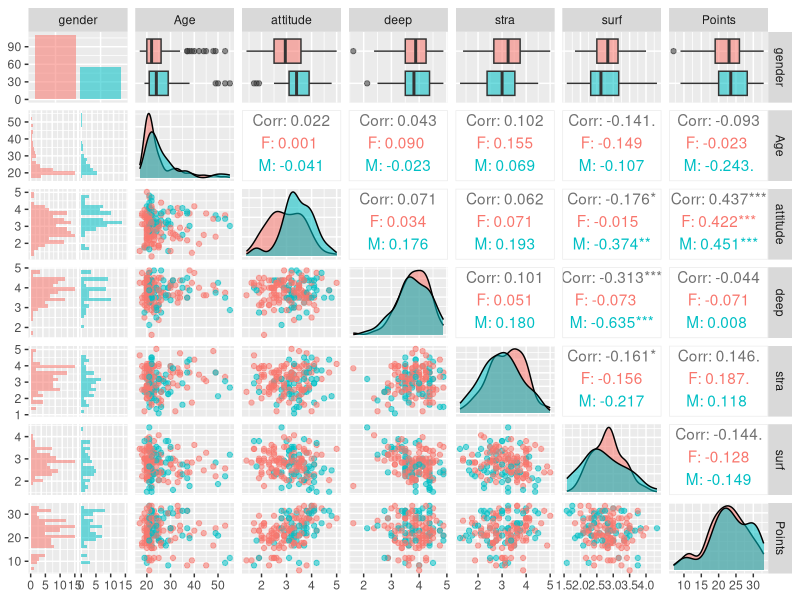
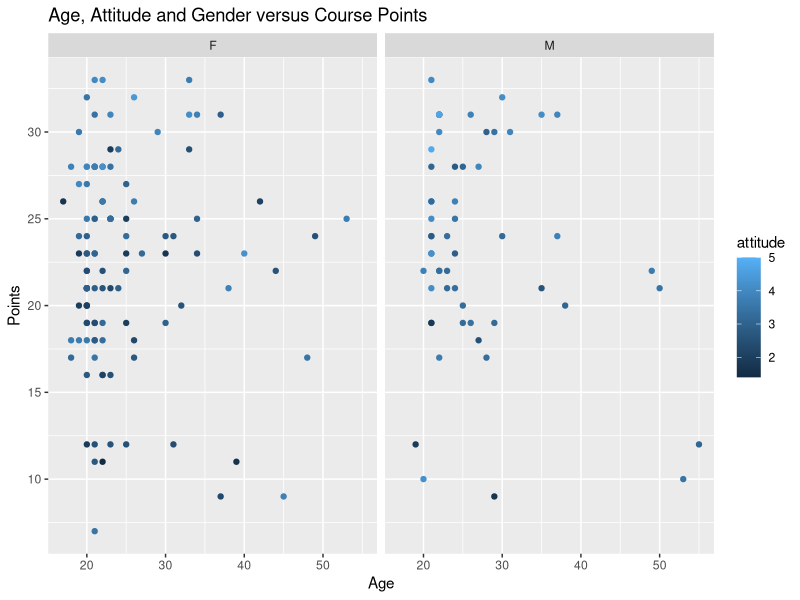
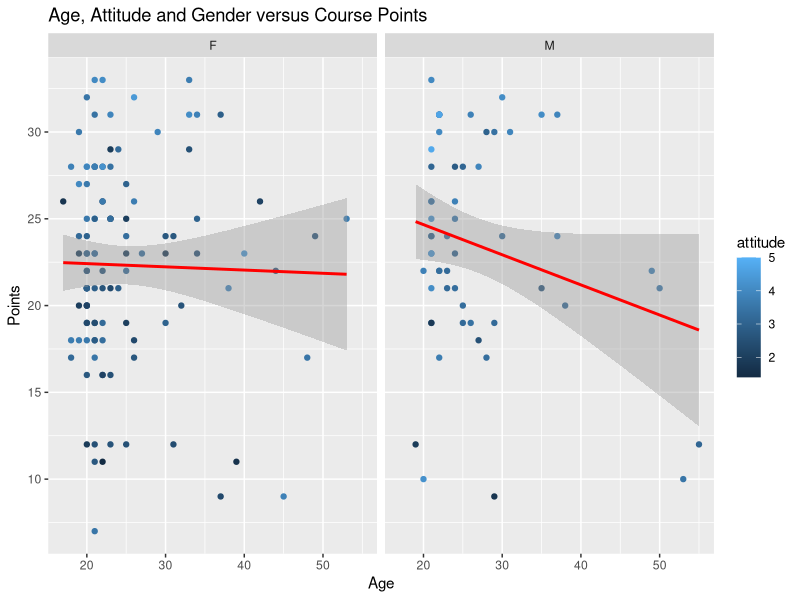
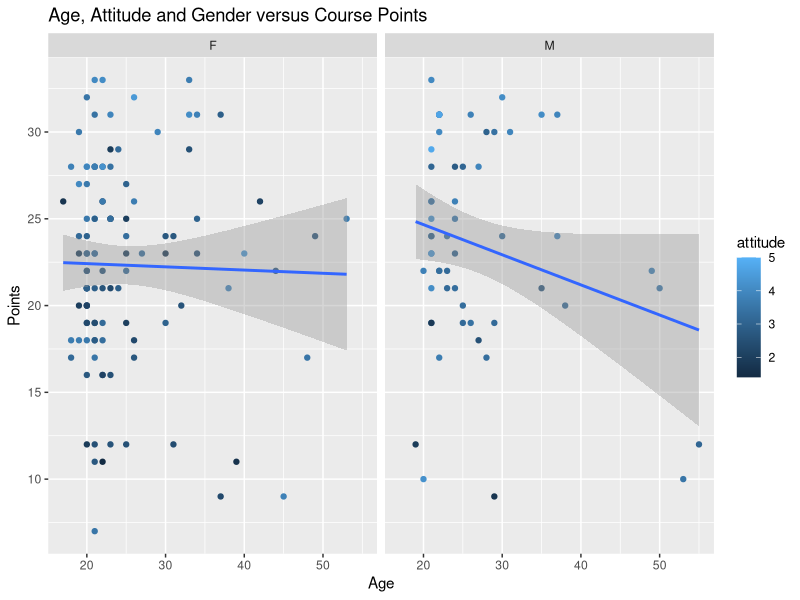
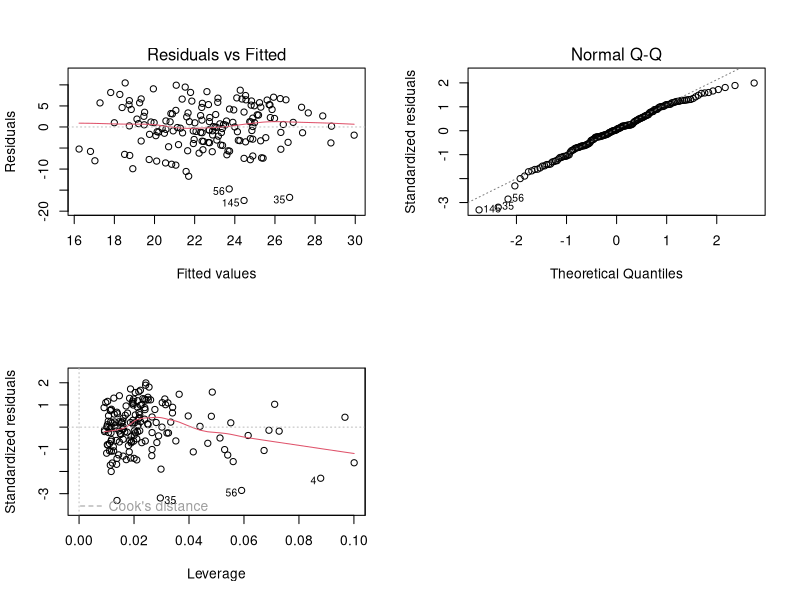

Write the R code that produced these figures, in order.
## ---- chunk 1
### Install the packages which are needed
### install.packages("ggplot2")
library(ggplot2)

### install.packages("GGally")
library(GGally)
## ---- chunk 2
### Load in the dplyr library that has many usefule functions for data wrangling
library(dplyr)
## ---- chunk 3

lrn2014 <- read.table("data/learning2014.csv", sep=",",  header=TRUE)

## ---- chunk 4
###lrn2014 <- read.table("http://s3.amazonaws.com/assets.datacamp.com/production/course_2218/datasets/learning2014.txt", sep=",", header=TRUE)
## ---- chunk 5
str(lrn2014[-1])



## ---- chunk 6
dim(lrn2014[-1])
## ---- chunk 7
head(lrn2014[-1], 10)
## ---- chunk 8
#ggplot(lrn2014, aes(x= gender, y=points)) + geom_point()
#ggplot(lrn2014, aes(x= age, y=points)) + geom_point()
#ggplot(lrn2014, aes(x= attitude, y=points)) + geom_point()
#ggplot(lrn2014, aes(x= deep, y=points)) + geom_point()
#ggplot(lrn2014, aes(x= stra, y=points)) + geom_point()
#ggplot(lrn2014, aes(x= surf, y=points)) + geom_point()

## ---- chunk 9
ggpairs(lrn2014[-1], mapping = aes(col = gender, alpha = 0.3), lower = list(combo = wrap("facethist", bins = 20)))

### p2 <- pairs(learning2014, , col=learning2014$gender) 
## ---- chunk 10

ggplot(lrn2014, aes(x= Age, y=Points, col=attitude)) + geom_point() + facet_grid(. ~ gender) + ggtitle("Age, Attitude and Gender versus Course Points")
## ---- chunk 11

ggplot(lrn2014, aes(x= Age, y=Points, col=attitude)) + geom_point() + facet_grid(. ~ gender) + stat_smooth(method="lm", col="red") + ggtitle("Age, Attitude and Gender versus Course Points")
## ---- chunk 12

ggplot(lrn2014, aes(x= Age, y=Points, col=attitude)) + geom_point() + geom_smooth(method="lm")  + ggtitle("Age, Attitude and Gender versus Course Points") + facet_grid(. ~ gender)
## ---- chunk 13
my_model2 <- lm(Points ~ Age + gender + attitude, data = lrn2014)
summary(my_model2)
## ---- chunk 14
my_model2 <- lm(Points ~ Age + gender + attitude, data = lrn2014)
par(mfrow = c(2,2))
plot(my_model2, which = c(1:2, 5),  caption = list("Residuals vs Fitted", "Normal Q-Q",  "Residuals vs Leverage"))
